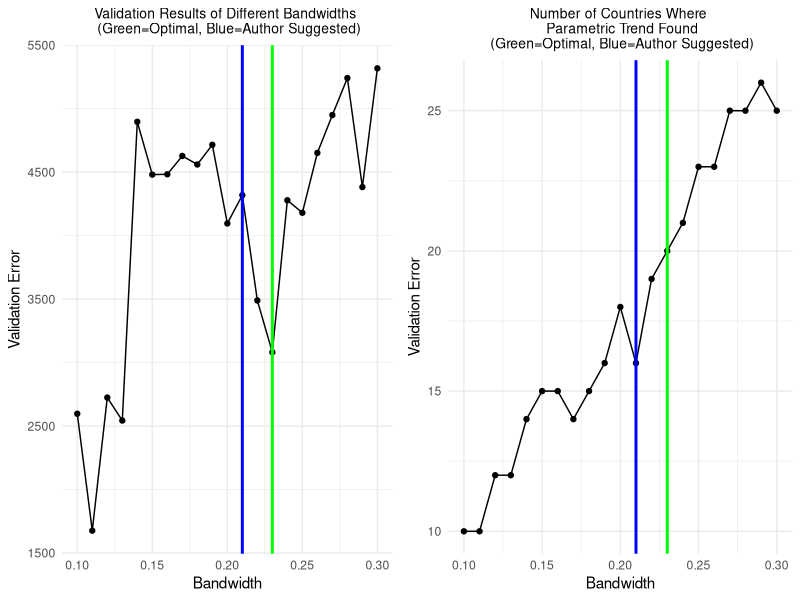

Here is the R script that generated this plot:
library(Matrix)
library(foreach)
library(doParallel)
library(plyr)
library(ggplot2)
require(gridExtra)

# SET DIRECTORIES
# data_dir=
# valid_dir= # directory of bandwidthvalidation.csv

setwd(data_dir)
ts_data=read.csv('maxweeklytemps36countries.csv')
seasonal_adjustments=read.csv('seasonaladjustments36countries.csv')


setwd(valid_dir)
valid_results=read.csv('bandwidthvalidation.csv')

countries=names(ts_data)[3:38]

bandwidth_to_test=unique(valid_results$V5)

# Vector of the average mean square error of the countries
# we are forecasting
avg_mean_sq=rep(0,length(bandwidth_to_test))
total_countries_accepted=rep(0,length(bandwidth_to_test))
count=1

for(b_n in bandwidth_to_test){
  total_mean_square=0
  total_countries=0
  
  for(country in countries){
    country_result_df=valid_results[(valid_results$V1==country)&
                                    (valid_results$V5)==b_n,]
    
    x=seq(1,2028)
    x_sq=x**2
    x_cu=x**3
    seasonally_adjusted_data=ts_data[,country]-seasonal_adjustments[,country]
    
    
    # Go through and fit the simplest model not rejected
    if(country_result_df[country_result_df$V3=='constant','V10']=='ACCEPT'){
      fit=lm(seasonally_adjusted_data[1:2028]~1)
      
      mean_square=sum(seasonally_adjusted_data[2029:2132]-fit$coefficients[1])**2
      total_mean_square=total_mean_square+mean_square
      total_countries=total_countries+1
      
    }else if(country_result_df[country_result_df$V3=='linear','V10']=='ACCEPT'){
      fit=lm(seasonally_adjusted_data[1:2028]~x)
      
      mean_square=sum(seasonally_adjusted_data[2029:2132]-
                        fit$coefficients[1]-
                        fit$coefficients[2]*seq(2029,2132))**2
      
      total_mean_square=total_mean_square+mean_square
      total_countries=total_countries+1
      
    }else if(country_result_df[country_result_df$V3=='quadratic','V10']=='ACCEPT'){
      fit=lm(seasonally_adjusted_data[1:2028]~x+x_sq)
      
      mean_square=sum(seasonally_adjusted_data[2029:2132]-
                        fit$coefficients[1]-
                        fit$coefficients[2]*seq(2029,2132)-
                        fit$coefficients[3]*seq(2029,2132)**2)**2
      
      total_mean_square=total_mean_square+mean_square
      total_countries=total_countries+1
      
    }else if(country_result_df[country_result_df$V3=='cubic','V10']=='ACCEPT'){
      # fit=lm(seasonally_adjusted_data[1:2028]~x+x_sq+x_cu)
      # 
      # mean_square=sum(seasonally_adjusted_data[2029:2132]-
      #                   fit$coefficients[1]-
      #                   fit$coefficients[2]*seq(2029,2132)-
      #                   fit$coefficients[3]*seq(2029,2132)**2-
      #                     fit$coefficients[4]*seq(2029,2132)**3)**2
      # 
      # total_mean_square=total_mean_square+mean_square
      # total_countries=total_countries+1
      
    }else{
      # if not constant/linear/quadratic/cubic dont model it
    }
    
    if(is.na(total_mean_square)){print(country)}  
  }
  

  
  avg_mean_sq[count]=total_mean_square/total_countries
  total_countries_accepted[count]=total_countries
  
  
  count=count+1
}

data_to_plot=data.frame(Average_Mean_Square=avg_mean_sq,
                        Bandwidth=bandwidth_to_test,
                        Total_Countries=total_countries_accepted)

p_1<-ggplot(data=data_to_plot,aes(x=Bandwidth,y=Average_Mean_Square))+
  geom_line()+
  geom_point()+
  theme_minimal()+
  ylab('Validation Error')+
  scale_colour_manual(name="Error Bars",values='red')+
  geom_vline(xintercept = .21, color = "blue", size=1)+
  geom_vline(xintercept = .23, color = "green", size=1)+
  ggtitle('Validation Results of Different Bandwidths \n (Green=Optimal, Blue=Author Suggested)')+
  theme(plot.title = element_text(hjust = 0.5,size=10))

p_2<-ggplot(data=data_to_plot,aes(x=Bandwidth,y=Total_Countries))+
  geom_line()+
  geom_point()+
  theme_minimal()+
  ylab('Validation Error')+
  scale_colour_manual(name="Error Bars",values='red')+
  geom_vline(xintercept = .21, color = "blue", size=1)+
  geom_vline(xintercept = .23, color = "green", size=1)+
  ggtitle('Number of Countries Where \n Parametric Trend Found\n (Green=Optimal, Blue=Author Suggested)')+
  theme(plot.title = element_text(hjust = 0.5,size=10))

grid.arrange(p_1, p_2, ncol=2)
